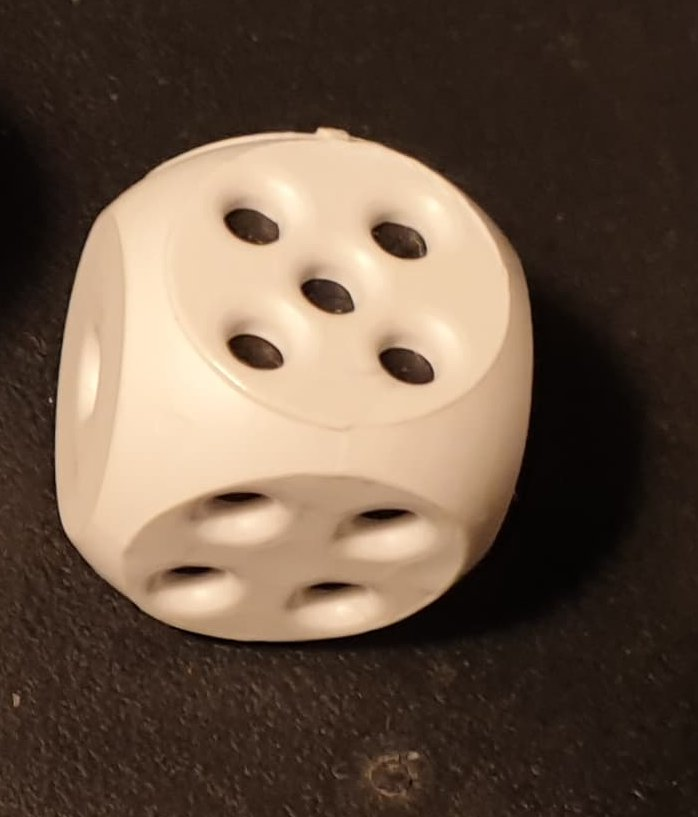
#> input picture projekt/die3.jpg, 698 x 817 px
$ jupyter execute --allow-errors circles.ipynb   (shell and % lines are left out)
#> lines starting #> are read from the running program, lines starting #| are printed output that depends on the picture; after the words box and inside, x2 and y2 are one past the last pixel; in counts of white or black regions, pixels touching at a corner belong together
[cell 1]
from skimage.transform import hough_circle as hc, hough_ellipse as he
import numpy as np
from matplotlib.patches import Circle
import matplotlib.pyplot as plt
from skimage import draw
from skimage.feature import canny
from skimage.color import rgb2gray, hsv2rgb, rgb2hsv
r2g = rgb2gray
h2r = hsv2rgb
r2h = rgb2hsv
from skimage import io
from skimage.morphology import dilation, erosion
from skimage.measure import find_contours as fc
import skimage as sk
from skimage.morphology import convex_hull_image as conhu

[cell 2]
def bwshow(*a, **k):
    plt.imshow(*a, cmap='gray', **k)
def ra():
    return hsv2rgb([np.random.rand(), 1, 1])
_lh = 0
def scol():
    global _lh
    c = hsv2rgb([_lh, 1, 1])
    _lh += 0.15
    return c

[cell 3]
im = np.zeros((480,640, 3), np.float32)

[cell 4]
i2 = im.copy()
rr,cc = draw.disk((240,320), 50)
i2[rr,cc] = [1, 0, 0]
rr,cc = draw.disk((340,420), 46)
i2[rr,cc] = [0, 1, 0]
plt.imshow(i2)

[cell 5]
rr,cc = draw.rectangle((20, 20), (140,140))
i2[rr,cc]=[0, 1, 1]
plt.imshow(i2)

[cell 6]
# %matplotlib qt

[cell 7]
i3 = rgb2gray(i2)
plt.imshow(i3)
i3 = canny(i3, sigma=3)

bwshow(i3)

[cell 8]
def plot_cir(im, p, q, r, ri):
    f, ax = plt.subplots()
    ax.imshow(im, cmap='gray')
    for p,q,r in zip(q, r, p):
        c = Circle((q,p),ri[r], fill=None, lw=3, ec=ra())
        ax.add_patch(c)

[cell 9]
radii = np.arange(45, 55)
res = hc(i3, radii)
n = 10
am = np.argpartition(res.flatten(), -n)[-n:]
print(am)
rix,r,c = np.unravel_index(am, res.shape)
print(r, c, rix)
# [6 lines of commented-out code are left out]
plot_cir(i3, rix, r, c, radii)

[cell 10]
j1 = io.imread('die3.jpg')
#> j1 is the input picture: shape (817, 698, 3); mean R, G, B 102.8, 83.6, 67.9
j1 = rgb2gray(j1)
#> j1: shape (817, 698) float64
plt.imshow(j1, cmap='gray')

[cell 11]
je = canny(j1, sigma=3)
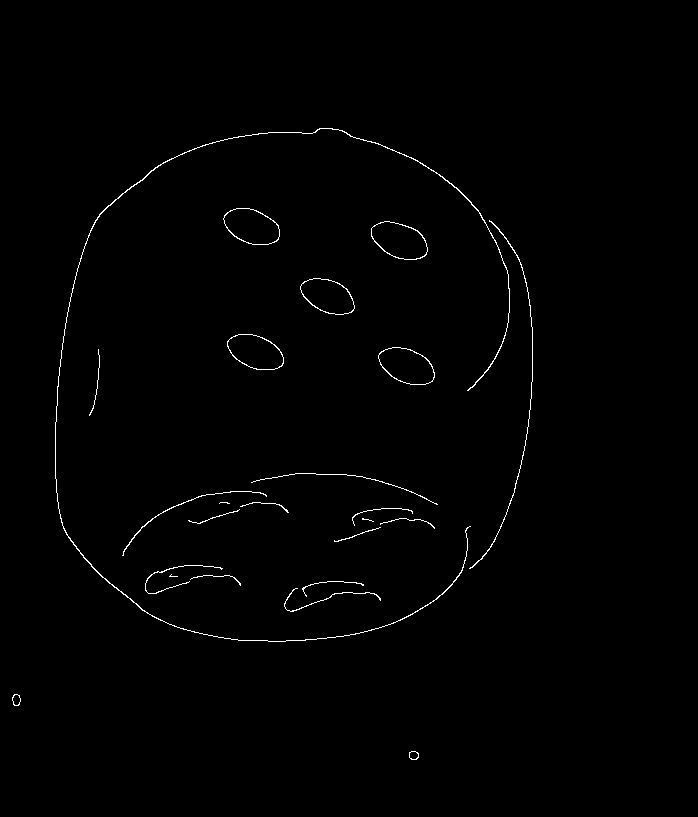
#> je: shape (817, 698) bool; 0.74% white in thin lines or dots, all inside (x1, y1, x2, y2) = (12, 128, 533, 760)
bwshow(je)

[cell 12]
ri = np.arange(25, 30)
res = hc(je,ri)
print(res.shape)
#| (5, 817, 698)
n = 12
am = np.argpartition(res.flatten(), -n)[-n:]
#> am = [995000, 833820, 1568018, 2136899, 995001, 745865, 2496372, 1316828, 174902, 175600, 995002, 1355144]
p,q,r = np.unravel_index(am, res.shape)
#> p = [1, 1, 2, 3, 1, 1, 4, 2, 0, 0, 1, 2]; q = [608, 377, 612, 610, 608, 251, 308, 252, 250, 251, 608, 307]; r = [350, 408, 310, 321, 351, 401, 324, 400, 402, 402, 352, 326]
print(p,q,r)
#| [1 1 2 3 1 1 4 2 0 0 1 2] [608 377 612 610 608 251 308 252 250 251 608 307] [350 408 310 321 351 401 324 400 402 402 352 326]
plot_cir(je, p, q, r, ri)
#> the loop in plot_cir (call 2), `for p,q,r in zip(q, r, p):` made 12 passes
#> (p, q, r) on passes 1 to 12: (608, 350, 1), (377, 408, 1), (612, 310, 2), (610, 321, 3), (608, 351, 1), (251, 401, 1), (308, 324, 4), (252, 400, 2), (250, 402, 0), (251, 402, 0), (608, 352, 1), (307, 326, 2)

[cell 13]
k = np.zeros((48, 64))
r,c=draw.ellipse_perimeter(24,32,10, 20)
k[r,c]=1
bwshow(k)

[cell 14]
res = he(k, min_size=10, max_size=11)
print(res)

#> (a cell that did not finish here is left out)

[cell 16]
def hist(img, ax=plt, **kwargs):
    h, x = np.histogram(img, **kwargs)
    ax.plot(x[:-1], h)

[cell 17]
im2 = im.copy()
im2 = np.uint8(im2*255)
hist(im2, bins=20)
#> figure, not shown here; curve peaks at x = 0, y = 921600

[cell 18]
images = [None] * 6

[cell 19]
nimg = 6
images = images + [None] * (nimg-len(images)) if len(images) < nimg else images

[cell 20]
im = io.imread('b3side.jpg')
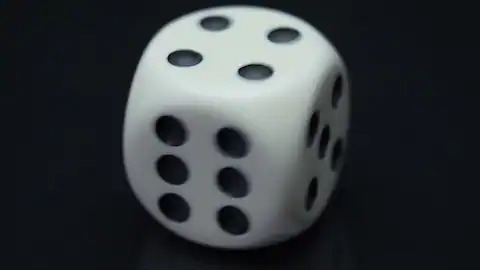
#> input picture projekt/b3side.jpg, 480 x 270 px
#> im is the input picture: shape (270, 480, 3); mean R, G, B 52.7, 57.3, 60.4
im2 = np.uint8(rgb2gray(im)*255)
bwshow(im)

[cell 21]
im3 = im2.copy()
### on black
p = 50
im3[im3<p]=0
im3[im3>=p]=1
#> im3: shape (270, 480); values 0 (black) and 1 (white), 30.1% white; 3 white regions (2 under 20 px), largest, box (x1, y1, x2, y2) and area: (122, 5, 349, 248) 39021

im3bak = im3.copy()
im4 = conhu(im3)
#> im4: shape (270, 480) bool; 35% white; 1 white region, box (x1, y1, x2, y2) and area: (122, 5, 349, 248) 45317
im5 = dilation(canny(im4))
#> im5: shape (270, 480) bool; 1.8% white; 1 white region, box (x1, y1, x2, y2) and area: (120, 4, 351, 250) 2279
im3[im5]=1
#> im3: shape (270, 480); values 0 (black) and 1 (white), 31.3% white; 3 white regions (2 under 20 px), largest, box (x1, y1, x2, y2) and area: (120, 4, 351, 250) 40506
bwshow(im3)
images[0] = (im, im3)

[cell 22]
im = io.imread('2side.jpg')
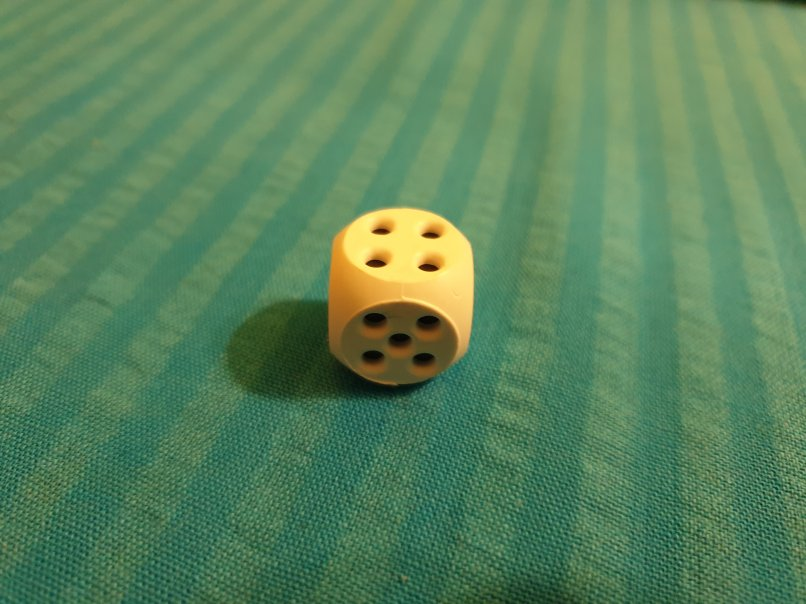
#> input picture projekt/2side.jpg, 806 x 604 px
#> im is the input picture: shape (604, 806, 3); mean R, G, B 89.9, 131.4, 92.4
im2 = np.uint8(rgb2gray(im)*255)
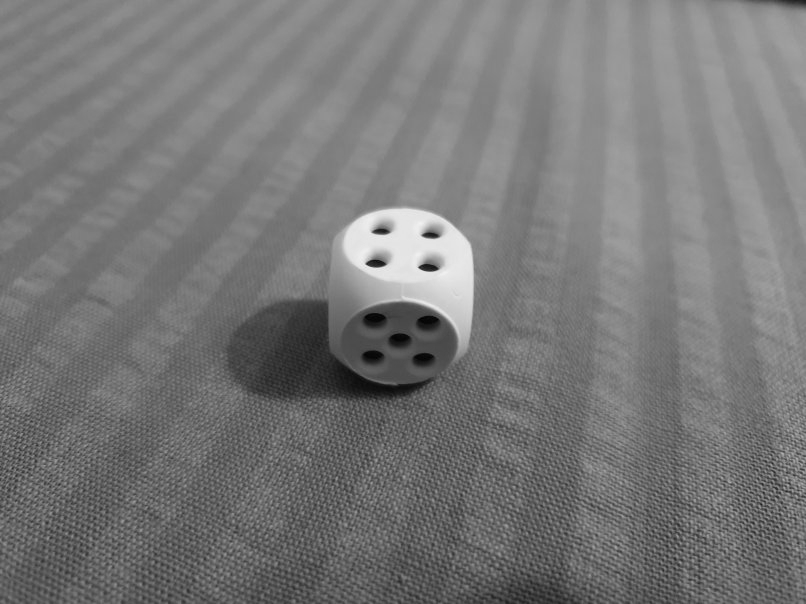
#> im2: shape (604, 806); min 0, max 241, mean 119.3
bwshow(im)

[cell 23]
hsv = rgb2hsv(im)
#> hsv: shape (604, 806, 3) float64; mean of channels 0, 1, 2 0.346, 0.395, 0.521
im3 = im2.copy()
t = 0.2
im3[hsv[:, :, 0]>t]=0
#> im3: shape (604, 806)
im3[im3<60]=0
im3 = erosion(dilation(im3))
im3[im3<0.3]=0
im3[im3>=0.3]=1
#> im3: shape (604, 806); values 0 (black) and 1 (white), 4.2% white; 1 white region, box (x1, y1, x2, y2) and area: (327, 207, 474, 385) 20648
bwshow(im3)
images[1] = (im, im3)

[cell 24]
im = io.imread('die.jpg')
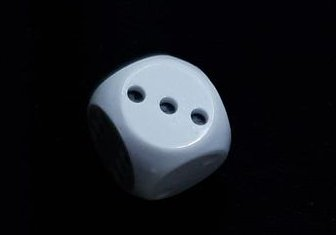
#> input picture projekt/die.jpg, 336 x 235 px
#> im is the input picture: shape (235, 336, 3); mean R, G, B 24, 26.3, 30.9
im2 = np.uint8(rgb2gray(im)*255)
#> im2: shape (235, 336)
bwshow(im)

[cell 25]
im3 = im2.copy()
### on black
p = 30
im3[im3<p]=0
#> im3: shape (235, 336)
im3[im3>=p]=1
#> im3: shape (235, 336); values 0 (black) and 1 (white), 16.8% white; 4 white regions (3 under 20 px), largest, box (x1, y1, x2, y2) and area: (89, 54, 231, 199) 13240

im3bak = im3.copy()
im5 = dilation(canny(im3))
#> im5: shape (235, 336) bool; every value is 0
bwshow(im3)
images[2] = (im, im3)

[cell 26]
im = io.imread('die2.jpg')
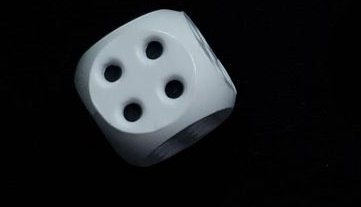
#> input picture projekt/die2.jpg, 361 x 207 px
#> im is the input picture: shape (207, 361, 3); mean R, G, B 29.9, 32.4, 34.6
im2 = np.uint8(rgb2gray(im)*255)
#> im2: shape (207, 361)
bwshow(im)

[cell 27]
im3 = im2.copy()
### on black
p = 20
im3[im3<p]=0
#> im3: shape (207, 361)
im3[im3>=p]=1
#> im3: shape (207, 361); values 0 (black) and 1 (white), 22.2% white; 15 white regions (14 under 20 px), largest, box (x1, y1, x2, y2) and area: (74, 9, 237, 166) 16531

im3bak = im3.copy()
im5 = dilation(canny(im3))
#> im5: shape (207, 361) bool; every value is 0
bwshow(im3)
images[3] = (im, im3)

[cell 28]
im = io.imread('dice.jpg')
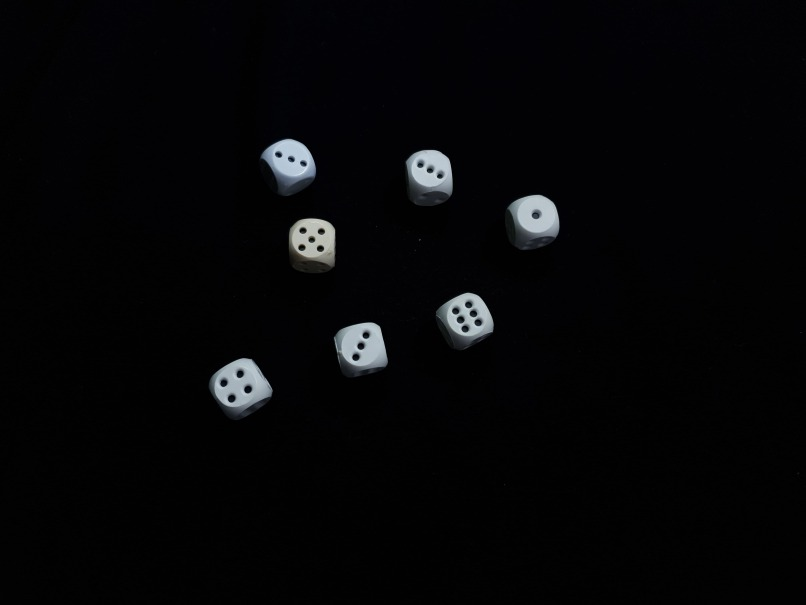
#> input picture projekt/dice.jpg, 806 x 605 px
#> im is the input picture: shape (605, 806, 3); mean R, G, B 5.8, 6.1, 7.3
bwshow(im)
im2 = np.uint8(rgb2gray(im)*255)
#> im2: shape (605, 806)

[cell 29]
im3 = im2.copy()
p = 40
im3[im3<p]=0
#> im3: shape (605, 806)
im3[im3>=p]=1
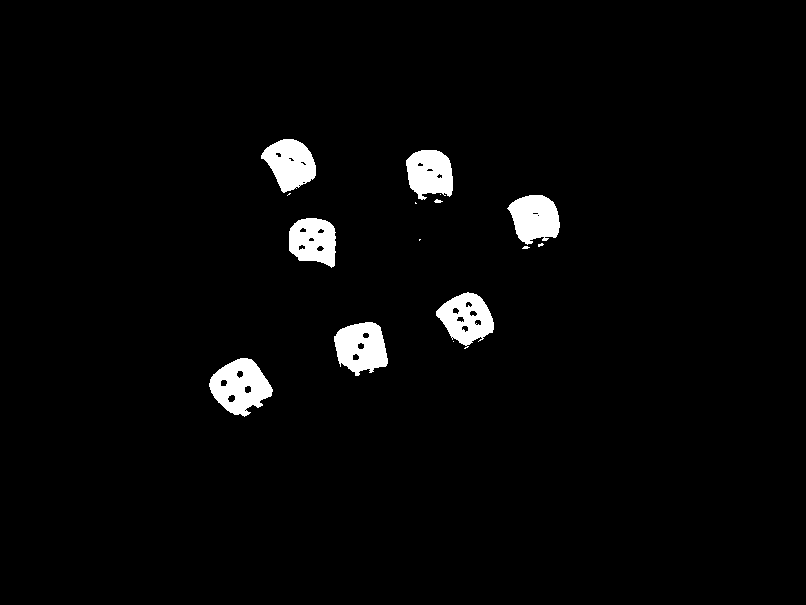
#> im3: shape (605, 806); values 0 (black) and 1 (white), 2.8% white; 15 white regions (7 under 20 px), largest, box (x1, y1, x2, y2) and area: (209, 358, 273, 417) 2316, (334, 322, 388, 376) 2053, (261, 139, 316, 193) 1919
bwshow(im3)
images[4] = (im.copy(), im3.copy())

#> (a cell that did not finish here is left out)

[cell 31]
im3 = im2.copy()
p = 40
im3[im3<p]=0
im3[im3>=p]=1
bwshow(im3)
images[5] = (im.copy(), im3.copy())

[cell 32]
def bbxywh(bb):
    return (bb[1], bb[0]), bb[3]-bb[1], bb[2]-bb[0]
def bbctr(bb):
    xy, w, h = bbxywh(bb)
    return (xy[0]+w/2, xy[1]+h/2)
def bb_aspect(bb):
    _, w, h = bbxywh(bb)
    return w/h
def bb_ar(bb):
    _, w, h = bbxywh(bb)
    return w*h
def regbound(r, ax, ofs=[0, 0], col=None):
    bb = r.bbox
    x, w, h = bbxywh(bb)
    if col is None: col = ra()
    rect = pt.Rectangle((ofs[0]+x[0], ofs[1]+x[1]),
                        w, h, fill=None, lw=2, ec=col)
    ax.add_patch(rect)
    return col
def touches_border(b, bor, sl=1):
    return b[0] <= bor[0]+sl or b[1] <= bor[1]+sl or b[2] >= bor[2]-sl or b[3] >= bor[3]-sl

[cell 33]
# %matplotlib qt
import matplotlib.patches as pt
from skimage.measure import label, regionprops
from skimage.color import label2rgb
from sklearn.cluster import KMeans
from sklearn.metrics import pairwise_distances as pd

def colax(m, n):
#> called with m = 3, n = 2
    fig, axs = plt.subplots(m, n) #, gridspec_kw={"wspace": 0, "hspace": 0})
    axs = axs.flatten()
    for a in axs:
        a.set_xticks([])
        a.set_yticks([])
    return fig, (a for a in axs.flatten())

def label_cluster(ax, x, cx, cy, lbl, fs=25, col='w'):
    ax.text(cx+x[0]-fs/2, cy+x[1], lbl, color=col, fontsize=fs, fontweight='bold')

def process(imbase, im01, axgen, group_dots=True, label_pics=True):
    global _lh
    im2 = imbase.copy()
    im3 = im01.copy()
    ax = next(axgen)

    txtcol='w'

    ax.imshow(im2, cmap='gray')
    if not label_pics:
        return
    ls = label(im3, background=0)
#     overlay = label2rgb(ls, im3, bg_label=0)
#     ax.imshow(overlay)
    rp = regionprops(ls)
    mears = [r.area for r in rp]
    mn = np.mean(mears)
    rp = list(filter(lambda r: r.area>0.1*mn, rp))

    for i, r in enumerate(rp):
        x, w, h = bbxywh(r.bbox)
        col = regbound(r, ax)
        ax.text(x[0]+w/2, x[1]-20, str(i+1), color=col, fontsize=20)
        subi = im3[x[1]:x[1]+w, x[0]:x[0]+h]

        rp2 = regionprops(label(subi, background=255))
        min_a = 0.0015*w*h
        max_a = 0.05*w*h
        rp2 = list(filter(lambda r1: not touches_border(r1.bbox, (0, 0, h, w))
                          and min_a < bb_ar(r1.bbox) < max_a , rp2))
        px = np.array([bbctr(r.bbox) for r in rp2])
        # [4 lines of commented-out code are left out]
        if len(px) < 1:
            continue
        if group_dots:
            coef = KMeans(n_clusters=1).fit(px).inertia_/np.sqrt(r.area)
#             print(i, len(rp2), coef)
        if group_dots and coef > 150:
#             print("RP2", len(rp2))
            ncs = list(range(1, len(rp2)))
            iner = []
            for cc in ncs:
                k = KMeans(n_clusters=cc).fit(px)
                iner.append(k.inertia_)
#             ax2.plot(ncs, iner)

            dif = np.diff(np.diff(iner))
            nc = np.argmax(dif)+2
            print(dif)
#             ax3.plot(ncs[:-2], dif)

            #print(ncs, iner)
#             print(np.array(iner)/np.sqrt(r.area))

            km = KMeans(n_clusters=nc).fit(px)
            _lh = 0.5
            cols = [scol() for _ in range(nc)]
            for j, r2 in enumerate(rp2):
                regbound(r2, ax, ofs=x, col=cols[km.labels_[j]])
            for ci in range(nc):
                cx, cy = km.cluster_centers_[ci]
                t = str(len(km.labels_[km.labels_==ci]))
                label_cluster(ax, x, cx, cy, t, col=txtcol)
        else:
            col1 = scol()
            for r2 in rp2:
                regbound(r2, ax, ofs=x, col=col1)
            label_cluster(ax, x, w/2, h/2, len(rp2), col=txtcol)

f, agen = colax(3, 2)
print(len(images))
#| 6
f.set_size_inches(15, 20)
for e in images:
    if e:
        base, mask = e
        process(base, mask, agen, label_pics=True)
#> this loop made 6 passes
#> (mears in process, mn in process) on passes 1 to 4: ([40506, 1, 1], 13502.7), ([20648], 20648), ([13240, 1, 1, 6], 3312), ([16531, 1, 1, 1, 3, 6, 1, 1, 1, 1, 2, 1, 1, 1, 1], 1103.5)
#> mn in process on pass 5: 913.6
#| [-6.06559861e+03  4.00487139e+04  4.79958333e+02  1.30829167e+03
#|   9.84012500e+02  7.14654167e+02 -1.51254167e+03  3.45335417e+03
#|  -2.39295833e+03  1.48629167e+03  3.61250000e+01  2.23708333e+02]
#> pass 1, in process, `ls = label(im3, background=0)`:
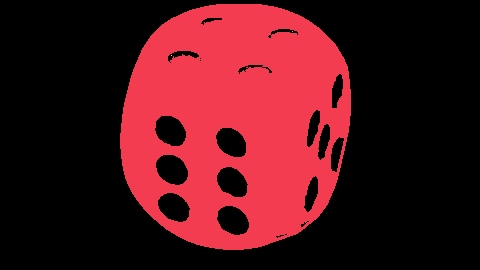
#> ls: shape (270, 480) int64; 4 distinct labels, from 0 to 3; one colour per label, 0 black
plt.show()

[cell 34]
# %matplotlib qt
import matplotlib.patches as pt
from skimage.measure import label, regionprops
from skimage.color import label2rgb
from sklearn.cluster import KMeans
from sklearn.metrics import pairwise_distances as pd

def process2(base, im01, axgen, group_dots = True):
    im2 = base
    im3 = im01.copy()
    ax = next(axgen)
    ax.imshow(im2) #, cmap='gray')
    ls = label(im3, background=0)
    overlay = label2rgb(ls, im3, bg_label=0)
    ax.imshow(overlay)
    rp = regionprops(ls)
    mears = [r.area for r in rp]
    mn = np.mean(mears)
    rp = list(filter(lambda r: r.area>0.1*mn, rp))


    for i, r in enumerate(rp):
        x, w, h = bbxywh(r.bbox)
        col = regbound(r, ax)
        ax.text(x[0]+w/2, x[1]+h/2, str(i), color=col)
        subi = im3[x[1]:x[1]+w, x[0]:x[0]+h]
        rp2 = regionprops(label(subi, background=255))
        rp2 = list(filter(lambda r1: not touches_border(r1.bbox, (0, 0, h, w)), rp2))
        min_a = 0.001*w*h
        max_a = 0.05*w*h
        rp2 = list(filter(lambda r1: not touches_border(r1.bbox, (0, 0, h, w))
                          and min_a < bb_ar(r1.bbox) < max_a , rp2))
# [5 lines of commented-out code are left out]
        px = np.array([bbctr(r.bbox) for r in rp2])
        if len(px) < 1:
            continue
        if group_dots:
            coef = KMeans(n_clusters=1).fit(px).inertia_/np.sqrt(r.area)
            print(i, len(rp2), coef)
        if group_dots and coef > 150:
            ncs = list(range(1, len(rp2)))
            iner = []
            for cc in ncs:
                k = KMeans(n_clusters=cc).fit(px)
                iner.append(k.inertia_)

            dif = np.diff(np.diff(iner))
            nc = np.argmax(dif)+2
            km = KMeans(n_clusters=nc).fit(px)
            cols = [scol() for _ in range(nc)]
            for j, r2 in enumerate(rp2):
                regbound(r2, ax, ofs=x, col=cols[km.labels_[j]])
            for ci in range(nc):
                cx, cy = km.cluster_centers_[ci]
                fs=25
                ax.text(cx+x[0]-fs/2, cy+x[1]+fs/2, str(len(km.labels_[km.labels_==ci])), color='w', fontsize=fs)
        else:
            co = ra()
            for r2 in rp2:
                regbound(r2, ax, ofs=x, col=co)

f, agen = colax(3, 2)
f.set_size_inches(20, 20)
for base, mask in images:
    process2(base, mask, agen)
#> this loop made 6 passes
#> (printed output is left out)
plt.show()
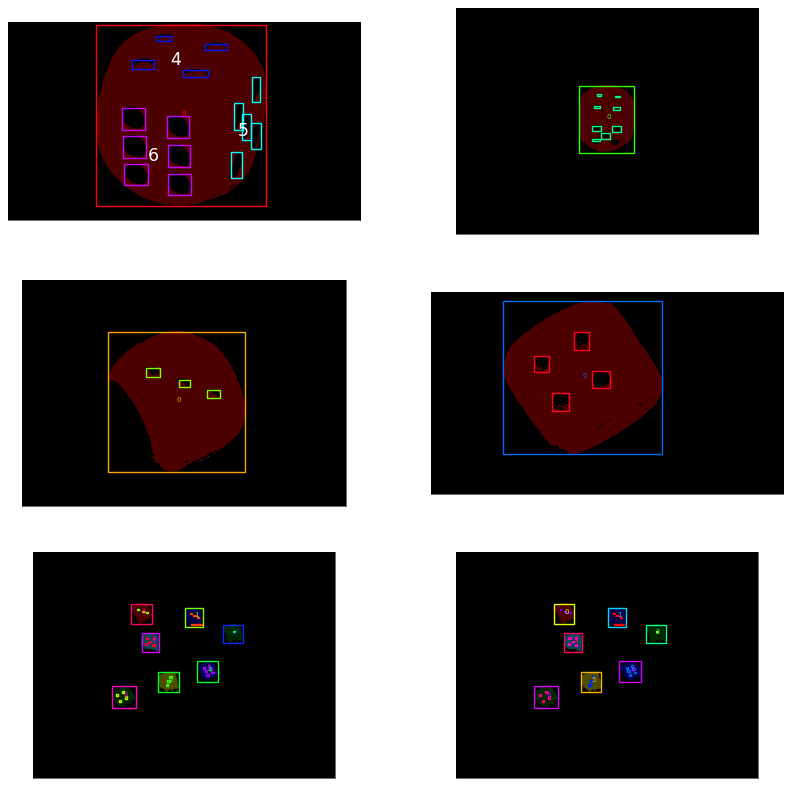
#> figure drawn by matplotlib, 6 panels
